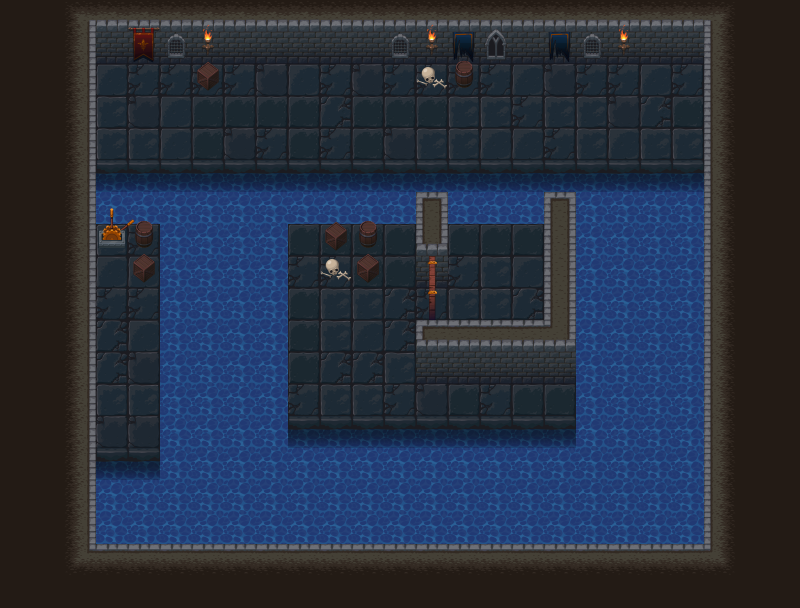

Rendered tile map (Tiled .tmx) drawn with the repository's tilesets; below, a short description and the map source with its tile grids summarised:
An orthogonal 25x19 tile map with 32x32 px tiles, 8 tile layers (bg, doorClosed, wall bg, floor object, ...) and 30 objects (11x collision, 5x water, 2x lasso, 2x key, 2x slingshot, ...).

<map version="1.0" tiledversion="1.1.4" orientation="orthogonal" renderorder="right-down" width="25" height="19" tilewidth="32" tileheight="32" infinite="0" nextobjectid="50">
 <tileset firstgid="1" name="tiles" tilewidth="32" tileheight="32" tilecount="240" columns="10">
  <image source="tiles.png" width="320" height="768" />
 </tileset>
 <layer name="bg" width="25" height="19">
  <properties>
   <property name="bg" value="1" />
   <property name="tileset" value="tiles" />
  </properties>
  <data>[475 cells, 475 non-empty, 24 distinct tile ids]</data>
 </layer>
 <layer name="doorClosed" width="25" height="19">
  <properties>
   <property name="doorClosed" value="1" />
   <property name="tileset" value="tiles" />
  </properties>
  <data>[475 cells, 2 non-empty, 2 distinct tile ids]</data>
 </layer>
 <objectgroup name="button">
  <properties>
   <property name="button" value="1" />
  </properties>
  <object id="26" name="1.1" x="472" y="376" width="46.6059" height="46.5728" />
 </objectgroup>
 <layer name="wall bg" width="25" height="19">
  <properties>
   <property name="bg" value="0" />
   <property name="tileset" value="tiles" />
  </properties>
  <data>[475 cells, 15 non-empty, 8 distinct tile ids]</data>
 </layer>
 <layer name="floor object" width="25" height="19">
  <properties>
   <property name="bg" value="0" />
  </properties>
  <data>[475 cells, 11 non-empty, 4 distinct tile ids]</data>
 </layer>
 <layer name="floor object 2" width="25" height="19">
  <properties>
   <property name="bg" value="1" />
  </properties>
  <data>[475 cells, 6 non-empty, 3 distinct tile ids]</data>
 </layer>
 <layer name="switchoff" width="25" height="19">
  <properties>
   <property name="switchoff" value="1" />
   <property name="tileset" value="tiles" />
  </properties>
  <data>[475 cells, 4 non-empty, 4 distinct tile ids]</data>
 </layer>
 <layer name="switchon" width="25" height="19">
  <properties>
   <property name="switchon" value="1" />
   <property name="tileset" value="tiles" />
  </properties>
  <data>[475 cells, 2 non-empty, 2 distinct tile ids]</data>
 </layer>
 <layer name="fg" width="25" height="19">
  <properties>
   <property name="fg" value="0" />
   <property name="tileset" value="tiles" />
  </properties>
  <data>[475 cells, 23 non-empty, 3 distinct tile ids]</data>
 </layer>
 <objectgroup name="waterleft" visible="0">
  <object id="32" type="waterleft" x="155.772" y="310.612" width="5.29816" height="137.781" />
 </objectgroup>
 <objectgroup name="openswitch" visible="0">
  <object id="37" type="opensw" x="94.3564" y="244.133" width="35.6018" height="31.6904" />
 </objectgroup>
 <objectgroup name="waterright" visible="0">
  <object id="29" type="waterright" x="287.083" y="224.801" width="3.50012" height="223.592" />
 </objectgroup>
 <objectgroup name="block">
  <properties>
   <property name="block" value="1" />
  </properties>
  <object id="34" name="1" type="block" x="159.494" y="397.459" width="32.6744" height="31.5274" />
 </objectgroup>
 <objectgroup name="doorOpenArea">
  <properties>
   <property name="opendoor" value="1" />
  </properties>
  <object id="2" name="1" x="438.471" y="279.629" width="18.0979" height="61.4154" />
 </objectgroup>
 <objectgroup name="water" visible="0">
  <object id="10" type="water" x="97.6205" y="173.476" width="604.027" height="45.8257" />
  <object id="12" type="water" x="166.804" y="219.44" width="114" height="210.964" />
  <object id="14" type="water" x="98.8408" y="430.969" width="602.807" height="109.604" />
  <object id="15" type="water" x="583.112" y="225.747" width="50.2008" height="217.206" />
  <object id="16" type="water" x="636.974" y="224.527" width="64.6736" height="217.471" />
 </objectgroup>
 <objectgroup name="collision">
  <object id="17" type="collision" x="542.808" y="212.112" width="33.7646" height="164.741" />
  <object id="18" type="collision" x="416.513" y="189" width="32.95" height="82.3036" />
  <object id="20" type="collision" x="416.051" y="339.284" width="160.718" height="37.7043" />
  <object id="36" type="collision" x="32.9141" y="21.159" width="59.9506" height="541.907" />
  <object id="38" type="collision" x="481.097" y="382.829" width="30.79" height="33.6841" />
  <object id="39" type="collision" x="95.69" y="212.209" width="35.0177" height="40.1047" />
  <object id="41" type="collision" x="90.5484" y="4.06959" width="620.612" height="49.8525" />
  <object id="43" type="collision" x="130.227" y="212.636" width="34.5915" height="64.096" />
  <object id="44" type="collision" x="321.498" y="216.706" width="62.0612" height="57.9917" />
  <object id="48" type="collision" x="415.098" y="51.8873" width="65.1134" height="29.5045" />
  <object id="49" type="collision" x="191.271" y="49.8525" width="32.5567" height="32.5567" />
 </objectgroup>
 <objectgroup name="character" visible="0">
  <object id="9" name="princess" type="player" x="463.371" y="238.494" width="8.02786" height="8.33118">
   <ellipse />
  </object>
 </objectgroup>
 <objectgroup name="item" visible="0">
  <properties>
   <property name="item" value="1" />
  </properties>
  <object id="7" name="lasso" type="lasso" x="513.812" y="289.073" width="26.4561" height="30.5127">
   <properties>
    <property name="from" value="lasso" />
   </properties>
  </object>
  <object id="5" name="key1" type="key" x="451.758" y="130.517" width="24.5054" height="25.7559">
   <properties>
    <property name="from" value="key1" />
   </properties>
  </object>
  <object id="22" name="slingshot" type="slingshot" x="291.274" y="64.0561" width="24.1721" height="26.5893">
   <properties>
    <property name="from" value="slingshot" />
   </properties>
  </object>
 </objectgroup>
 <objectgroup name="itemChoose" visible="0">
  <properties>
   <property name="itemchoose" value="1" />
  </properties>
  <object id="8" name="lasso" type="lasso" x="497.337" y="269.376" width="43.6637" height="52.6502" />
  <object id="6" name="key1" type="key" x="439.436" y="118.24" width="49.7595" height="39.6738" />
  <object id="25" name="slingshot" type="slingshot" x="284.134" y="61.4492" width="40.8699" height="39.0547" />
 </objectgroup>
 <objectgroup name="door">
  <properties>
   <property name="door" value="1" />
  </properties>
  <object id="45" name="1" type="door" x="417.133" y="271.645" width="20.3479" height="68.1656">
   <properties>
    <property name="need" value="key1" />
   </properties>
  </object>
 </objectgroup>
</map>
